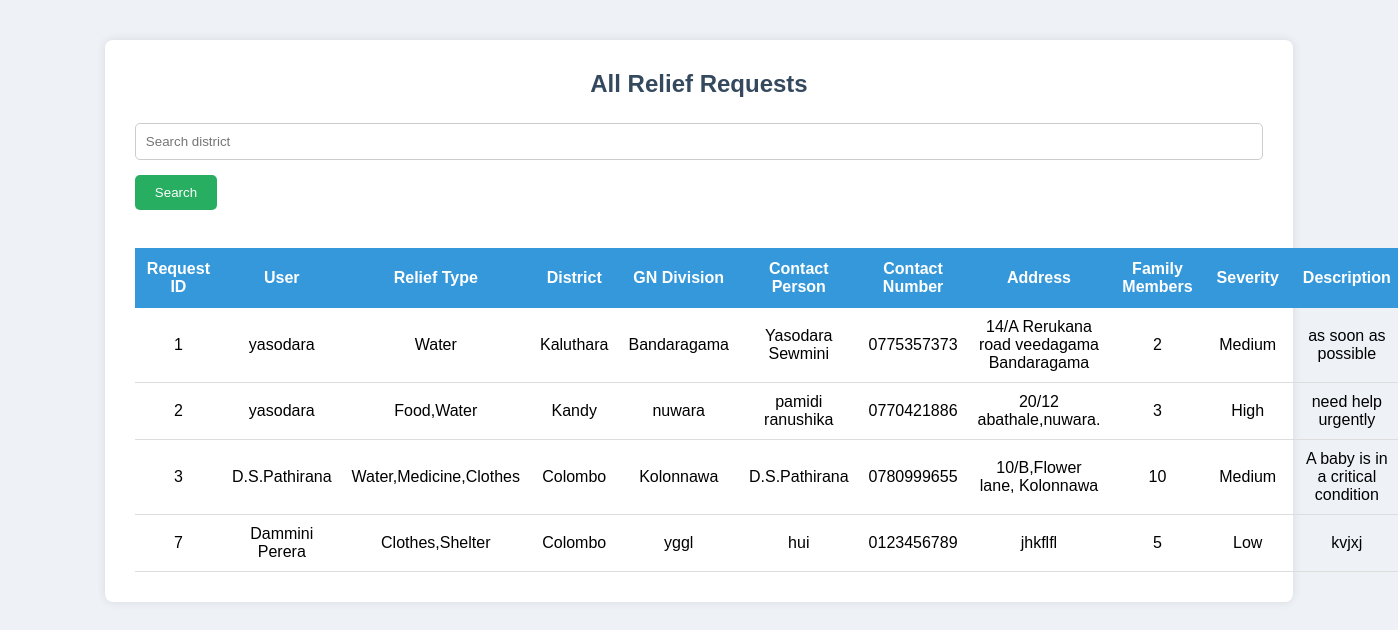
/admin/requests.php, run on the app's committed database.
### tables this page shows
CREATE TABLE `relief_requests` (
  `id` int(11) NOT NULL,
  `user_id` int(11) DEFAULT NULL,
  `relief_type` varchar(50) DEFAULT NULL,
  `district` varchar(100) DEFAULT NULL,
  `divisional_secretariat` varchar(100) DEFAULT NULL,
  `gn_division` varchar(100) DEFAULT NULL,
  `contact_person` varchar(100) DEFAULT NULL,
  `contact_number` varchar(20) DEFAULT NULL,
  `address` text DEFAULT NULL,
  `family_members` int(11) DEFAULT NULL,
  `severity_level` enum('Low','Medium','High') DEFAULT NULL,
  `description` text DEFAULT NULL
);

CREATE TABLE `users` (
  `id` int(11) NOT NULL,
  `name` varchar(100) DEFAULT NULL,
  `email` varchar(100) DEFAULT NULL,
  `password` varchar(255) DEFAULT NULL,
  `role` enum('admin','user') DEFAULT 'user'
);

### admin/requests.php (the view, shortened to what this page needs)
<?php
include("../config/db.php");
if(isset($_GET['search'])){
    $search = $_GET['search'];
    $sql = "SELECT relief_requests.*, users.name
            FROM relief_requests
            JOIN users ON relief_requests.user_id = users.id
            WHERE district LIKE '%$search%'";
}else{
    $sql = "SELECT relief_requests.*, users.name
            FROM relief_requests
            JOIN users ON relief_requests.user_id = users.id";
}
$result = mysqli_query($conn,$sql);
?>
<link rel="stylesheet" href="../css/style.css">
<div class="container">
<h2>All Relief Requests</h2>
<form method="GET">
    <input type="text" name="search" placeholder="Search district">
    <button type="submit">Search</button>
</form>
<br>
<table>
<tr>
<th>Request ID</th>
<th>User</th>
<th>Relief Type</th>
<th>District</th>
<th>GN Division</th>
<th>Contact Person</th>
<th>Contact Number</th>
<th>Address</th>
<th>Family Members</th>
<th>Severity</th>
<th>Description</th>
</tr>
<?php
while($row=mysqli_fetch_assoc($result)){
?>
<tr>
<td><?php echo $row['id']; ?></td>
<td><?php echo $row['name']; ?></td>
<td><?php echo $row['relief_type']; ?></td>
<td><?php echo $row['district']; ?></td>
<td><?php echo $row['gn_division']; ?></td>
<td><?php echo $row['contact_person']; ?></td>
<td><?php echo $row['contact_number']; ?></td>
<td><?php echo $row['address']; ?></td>
<td><?php echo $row['family_members']; ?></td>
<td><?php echo $row['severity_level']; ?></td>
<td><?php echo $row['description']; ?></td>
</tr>
<?php
}
?>
</table>
</div>

### css/style.css (style rules this page uses)
* { margin:0; padding:0; box-sizing:border-box; font-family:Arial, Helvetica, sans-serif; }
.container { width:85%; margin:auto; margin-top:40px; background:white; padding:30px; border-radius:8px; box-shadow:0px 0px 10px rgba(0,0,0,0.1); }
h2 { text-align:center; margin-bottom:20px; color:#34495e; }
form input, form select, form textarea { width:100%; padding:10px; margin-top:5px; margin-bottom:15px; border:1px solid #ccc; border-radius:5px; }
button { background:#27ae60; color:white; padding:10px 20px; border:none; border-radius:5px; cursor:pointer; }
table { width:100%; border-collapse:collapse; margin-top:20px; }
table th { background:#3498db; color:white; padding:12px; }
table td { padding:10px; border-bottom:1px solid #ddd; text-align:center; }

### data on the page
relief_requests: id "1", user.name "yasodara", relief_type "Water", district "Kaluthara", gn_division "Bandaragama", contact_person "Yasodara Sewmini", contact_number "0775357373", address "14/A Rerukana road veedagama Bandaragama", family_members "2", severity_level "Medium", description "as soon as possible"
relief_requests: id "2", user.name "yasodara", relief_type "Food,Water", district "Kandy", gn_division "nuwara", contact_person "pamidi ranushika", contact_number "0770421886", address "20/12 abathale,nuwara.", family_members "3", severity_level "High", description "need help urgently"
relief_requests: id "3", user.name "D.S.Pathirana", relief_type "Water,Medicine,Clothes", district "Colombo", gn_division "Kolonnawa", contact_person "D.S.Pathirana", contact_number "0780999655", address "10/B,Flower lane, Kolonnawa", family_members "10", severity_level "Medium", description "A baby is in a critical condition"
relief_requests: id "7", user.name "Dammini Perera", relief_type "Clothes,Shelter", district "Colombo", gn_division "yggl", contact_person "hui", contact_number "0123456789", address "jhkflfl", family_members "5", severity_level "Low", description "kvjxj"
